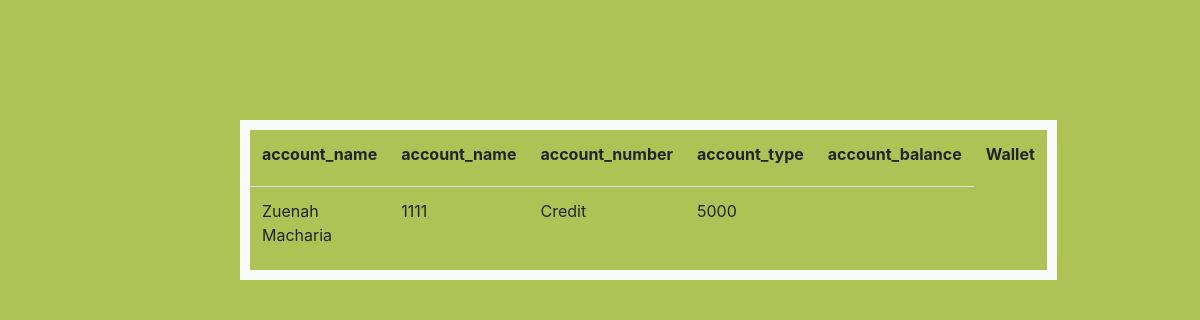
Page /wallet/account/ on the earlier database version.
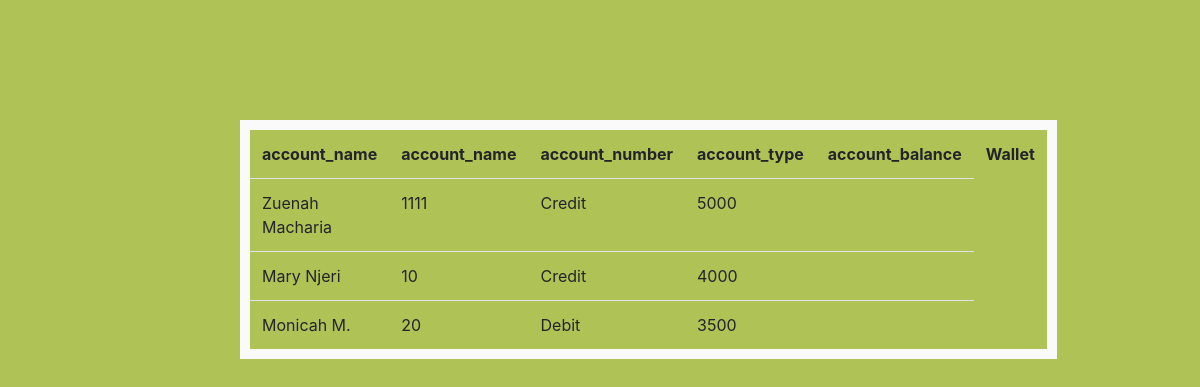
Same page on the later database version.
### wallet/models.py (models this page shows)
class Account(models.Model):
    account_name = models.CharField(max_length=30)
    account_number = models.IntegerField()
    account_type = models.CharField(max_length=7)
    account_balance = models.IntegerField()
    wallet = models.ForeignKey("Wallet",on_delete=models.CASCADE,related_name='Account_wallet')

### wallet/views.py (the view)
def list_account(request):
    accounts= Account.objects.all()
    return render (request,"wallet/list_account.html",{"accounts":accounts})

### wallet/templates/wallet/list_account.html (shortened to what this page needs)
<!DOCTYPE html>
<html lang="en">
<head>
    <link rel="stylesheet" href="https://cdn.jsdelivr.net/npm/bootstrap@4.3.1/dist/css/bootstrap.min.css">
</head>
<body style="background-color:rgb(174, 194, 86)">
        <table class="table" style="height: 10rem;margin: 40px; width: 60%; position: fixed; margin-left: 20%; margin-top: 10%; border: 10px solid rgb(251, 250, 250); " >
            <th scope="col">account_name</th>
            <th scope="col">account_name</th>
            <th scope="col">account_number</th>
            <th scope="col">account_type</th>
            <th scope="col">account_balance</th>
            <th scope="col">Wallet</th>
            {% for account in accounts%}
            <tr>
                <td>{{ account.account_name }}</td>
                <td>{{ account.account_number }}</td>
                <td>{{ account.account_type }}</td>
                <td>{{ account.account_balance }}</td>
                <td>{{ account.Wallet }}</td>
            </tr>
            {%endfor%}
    </table>
</body>
</html>

Differences in the rows shown:
added Account: account_name "Mary Njeri", account_number "10", account_type "Credit", account_balance "4000"
added Account: account_name "Monicah M.", account_number "20", account_type "Debit", account_balance "3500"
